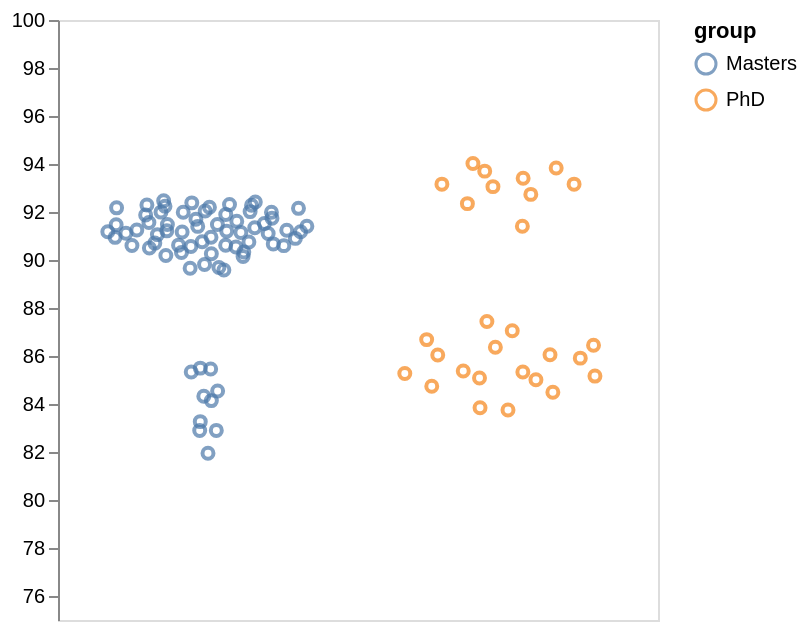

Express this chart as Vega-Lite.
### Vega-Lite specification from a JSON file in a GitHub repository (floating-point values rounded to 4 significant figures)
{"$schema": "https://vega.github.io/schema/vega-lite/v5.json", "data": {"values": [{"id": 1, "x": 1, "y": 81.94, "group": "Masters", "Degree": "Masters"}, {"id": 2, "x": 0.9724, "y": 82.9, "group": "Masters", "Degree": "Masters"}, {"id": 3, "x": 0.9742, "y": 83.27, "group": "Masters", "Degree": "Masters"}, {"id": 4, "x": 1.028, "y": 82.9, "group": "Masters", "Degree": "Masters"}, {"id": 5, "x": 0.8595, "y": 90.19, "group": "Masters", "Degree": "Masters"}, {"id": 6, "x": 0.9116, "y": 90.31, "group": "Masters", "Degree": "Masters"}, {"id": 7, "x": 1.119, "y": 90.34, "group": "Masters", "Degree": "Masters"}, {"id": 8, "x": 1.036, "y": 89.69, "group": "Masters", "Degree": "Masters"}, {"id": 9, "x": 0.9404, "y": 89.66, "group": "Masters", "Degree": "Masters"}, {"id": 10, "x": 0.9885, "y": 89.81, "group": "Masters", "Degree": "Masters"}, {"id": 11, "x": 1.117, "y": 90.14, "group": "Masters", "Degree": "Masters"}, {"id": 12, "x": 1.011, "y": 90.26, "group": "Masters", "Degree": "Masters"}, {"id": 13, "x": 1.053, "y": 89.58, "group": "Masters", "Degree": "Masters"}, {"id": 14, "x": 1.031, "y": 91.48, "group": "Masters", "Degree": "Masters"}, {"id": 15, "x": 1.093, "y": 90.54, "group": "Masters", "Degree": "Masters"}, {"id": 16, "x": 1.01, "y": 90.95, "group": "Masters", "Degree": "Masters"}, {"id": 17, "x": 0.986, "y": 84.33, "group": "Masters", "Degree": "Masters"}, {"id": 18, "x": 0.9806, "y": 90.76, "group": "Masters", "Degree": "Masters"}, {"id": 19, "x": 0.8627, "y": 91.21, "group": "Masters", "Degree": "Masters"}, {"id": 20, "x": 0.8647, "y": 91.48, "group": "Masters", "Degree": "Masters"}, {"id": 21, "x": 1.062, "y": 91.2, "group": "Masters", "Degree": "Masters"}, {"id": 22, "x": 1.011, "y": 84.14, "group": "Masters", "Degree": "Masters"}, {"id": 23, "x": 1.291, "y": 90.9, "group": "Masters", "Degree": "Masters"}, {"id": 24, "x": 1.156, "y": 91.34, "group": "Masters", "Degree": "Masters"}, {"id": 25, "x": 1.059, "y": 90.62, "group": "Masters", "Degree": "Masters"}, {"id": 26, "x": 0.666, "y": 91.18, "group": "Masters", "Degree": "Masters"}, {"id": 27, "x": 0.7627, "y": 91.25, "group": "Masters", "Degree": "Masters"}, {"id": 28, "x": 1.33, "y": 91.4, "group": "Masters", "Degree": "Masters"}, {"id": 29, "x": 0.7265, "y": 91.12, "group": "Masters", "Degree": "Masters"}, {"id": 30, "x": 1.201, "y": 91.11, "group": "Masters", "Degree": "Masters"}, {"id": 31, "x": 1.218, "y": 90.67, "group": "Masters", "Degree": "Masters"}, {"id": 32, "x": 0.6938, "y": 91.47, "group": "Masters", "Degree": "Masters"}, {"id": 33, "x": 0.8314, "y": 91.06, "group": "Masters", "Degree": "Masters"}, {"id": 34, "x": 0.6903, "y": 90.94, "group": "Masters", "Degree": "Masters"}, {"id": 35, "x": 1.308, "y": 91.17, "group": "Masters", "Degree": "Masters"}, {"id": 36, "x": 1.262, "y": 91.24, "group": "Masters", "Degree": "Masters"}, {"id": 37, "x": 0.8047, "y": 90.5, "group": "Masters", "Degree": "Masters"}, {"id": 38, "x": 0.9441, "y": 85.33, "group": "Masters", "Degree": "Masters"}, {"id": 39, "x": 0.7465, "y": 90.6, "group": "Masters", "Degree": "Masters"}, {"id": 40, "x": 0.9743, "y": 85.5, "group": "Masters", "Degree": "Masters"}, {"id": 41, "x": 0.9658, "y": 91.4, "group": "Masters", "Degree": "Masters"}, {"id": 42, "x": 1.11, "y": 91.15, "group": "Masters", "Degree": "Masters"}, {"id": 43, "x": 0.8227, "y": 90.7, "group": "Masters", "Degree": "Masters"}, {"id": 44, "x": 0.9019, "y": 90.62, "group": "Masters", "Degree": "Masters"}, {"id": 45, "x": 0.943, "y": 90.56, "group": "Masters", "Degree": "Masters"}, {"id": 46, "x": 1.253, "y": 90.6, "group": "Masters", "Degree": "Masters"}, {"id": 47, "x": 0.9138, "y": 91.17, "group": "Masters", "Degree": "Masters"}, {"id": 48, "x": 1.136, "y": 90.75, "group": "Masters", "Degree": "Masters"}, {"id": 49, "x": 1.14, "y": 92.02, "group": "Masters", "Degree": "Masters"}, {"id": 50, "x": 1.145, "y": 92.28, "group": "Masters", "Degree": "Masters"}, {"id": 51, "x": 1.188, "y": 91.52, "group": "Masters", "Degree": "Masters"}, {"id": 52, "x": 0.8567, "y": 92.24, "group": "Masters", "Degree": "Masters"}, {"id": 53, "x": 1.032, "y": 84.54, "group": "Masters", "Degree": "Masters"}, {"id": 54, "x": 1.096, "y": 91.62, "group": "Masters", "Degree": "Masters"}, {"id": 55, "x": 0.9905, "y": 92.04, "group": "Masters", "Degree": "Masters"}, {"id": 56, "x": 0.7963, "y": 92.29, "group": "Masters", "Degree": "Masters"}, {"id": 57, "x": 0.9597, "y": 91.7, "group": "Masters", "Degree": "Masters"}, {"id": 58, "x": 1.059, "y": 91.9, "group": "Masters", "Degree": "Masters"}, {"id": 59, "x": 1.158, "y": 92.42, "group": "Masters", "Degree": "Masters"}, {"id": 60, "x": 0.7922, "y": 91.88, "group": "Masters", "Degree": "Masters"}, {"id": 61, "x": 0.946, "y": 92.38, "group": "Masters", "Degree": "Masters"}, {"id": 62, "x": 0.6953, "y": 92.17, "group": "Masters", "Degree": "Masters"}, {"id": 63, "x": 1.302, "y": 92.15, "group": "Masters", "Degree": "Masters"}, {"id": 64, "x": 1.009, "y": 85.46, "group": "Masters", "Degree": "Masters"}, {"id": 65, "x": 1.005, "y": 92.19, "group": "Masters", "Degree": "Masters"}, {"id": 66, "x": 0.803, "y": 91.56, "group": "Masters", "Degree": "Masters"}, {"id": 67, "x": 1.211, "y": 91.99, "group": "Masters", "Degree": "Masters"}, {"id": 68, "x": 0.8522, "y": 92.47, "group": "Masters", "Degree": "Masters"}, {"id": 69, "x": 0.9174, "y": 91.99, "group": "Masters", "Degree": "Masters"}, {"id": 70, "x": 0.8433, "y": 92.0, "group": "Masters", "Degree": "Masters"}, {"id": 71, "x": 1.072, "y": 92.31, "group": "Masters", "Degree": "Masters"}, {"id": 72, "x": 1.213, "y": 91.74, "group": "Masters", "Degree": "Masters"}, {"id": 73, "x": 2.15, "y": 84.49, "group": "PhD", "Degree": "PhD"}, {"id": 74, "x": 1.907, "y": 83.85, "group": "PhD", "Degree": "PhD"}, {"id": 75, "x": 2, "y": 83.75, "group": "PhD", "Degree": "PhD"}, {"id": 76, "x": 1.656, "y": 85.27, "group": "PhD", "Degree": "PhD"}, {"id": 77, "x": 2.048, "y": 91.41, "group": "PhD", "Degree": "PhD"}, {"id": 78, "x": 2.05, "y": 85.33, "group": "PhD", "Degree": "PhD"}, {"id": 79, "x": 1.865, "y": 92.35, "group": "PhD", "Degree": "PhD"}, {"id": 80, "x": 1.746, "y": 84.74, "group": "PhD", "Degree": "PhD"}, {"id": 81, "x": 2.093, "y": 85.01, "group": "PhD", "Degree": "PhD"}, {"id": 82, "x": 2.29, "y": 85.16, "group": "PhD", "Degree": "PhD"}, {"id": 83, "x": 1.851, "y": 85.38, "group": "PhD", "Degree": "PhD"}, {"id": 84, "x": 1.905, "y": 85.08, "group": "PhD", "Degree": "PhD"}, {"id": 85, "x": 2.14, "y": 86.05, "group": "PhD", "Degree": "PhD"}, {"id": 86, "x": 1.78, "y": 93.16, "group": "PhD", "Degree": "PhD"}, {"id": 87, "x": 2.241, "y": 85.91, "group": "PhD", "Degree": "PhD"}, {"id": 88, "x": 2.05, "y": 93.41, "group": "PhD", "Degree": "PhD"}, {"id": 89, "x": 1.766, "y": 86.04, "group": "PhD", "Degree": "PhD"}, {"id": 90, "x": 1.95, "y": 93.06, "group": "PhD", "Degree": "PhD"}, {"id": 91, "x": 2.285, "y": 86.44, "group": "PhD", "Degree": "PhD"}, {"id": 92, "x": 2.076, "y": 92.73, "group": "PhD", "Degree": "PhD"}, {"id": 93, "x": 1.958, "y": 86.37, "group": "PhD", "Degree": "PhD"}, {"id": 94, "x": 2.014, "y": 87.05, "group": "PhD", "Degree": "PhD"}, {"id": 95, "x": 2.22, "y": 93.16, "group": "PhD", "Degree": "PhD"}, {"id": 96, "x": 1.729, "y": 86.68, "group": "PhD", "Degree": "PhD"}, {"id": 97, "x": 1.922, "y": 93.7, "group": "PhD", "Degree": "PhD"}, {"id": 98, "x": 1.93, "y": 87.44, "group": "PhD", "Degree": "PhD"}, {"id": 99, "x": 2.161, "y": 93.83, "group": "PhD", "Degree": "PhD"}, {"id": 100, "x": 1.883, "y": 94.02, "group": "PhD", "Degree": "PhD"}]}, "width": "container", "height": "container", "mark": "point", "encoding": {"x": {"field": "x", "type": "quantitative", "scale": {"type": "linear", "domain": [0.5, 2.5]}, "axis": null}, "y": {"field": "y", "type": "quantitative", "scale": {"type": "linear", "domain": [75, 100]}, "axis": {"title": null, "grid": false, "domainOpacity": 1, "tickOpacity": 1, "labelOpacity": 1, "titleOpacity": 0}}, "color": {"field": "group", "type": "nominal"}}}
